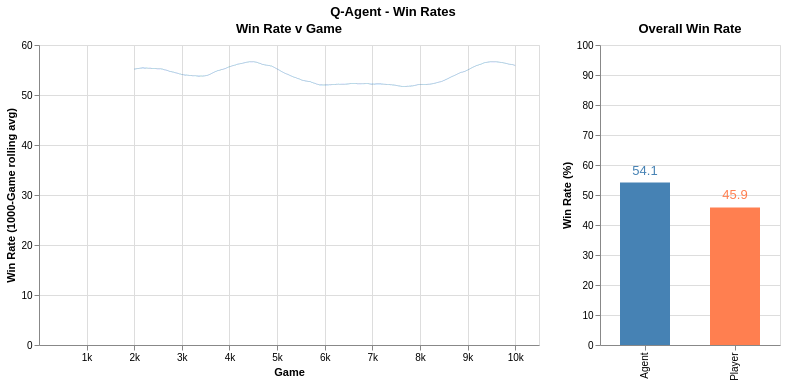

The notebook cell saved with this chart:
### Code cell
GAME_WINDOW = 100

n_games = len(q_agent_df)
agent_wr = float(q_agent_df["agent_won"].mean()) * 100
player_wr = float(q_agent_df["player_won"].mean()) * 100
avg_turns = float(q_agent_df["turns"].mean())
avg_agent_hits = float(q_agent_df["agent_hit"].mean())
avg_player_hits = float(q_agent_df["player_hit"].mean())
avg_agent_sunk = float(q_agent_df["agent_sunk"].mean())
avg_player_sunk = float(q_agent_df["player_sunk"].mean())

print(f"Games:            {n_games}")
print(f"Agent win rate:   {agent_wr:.1f}%  |  Player win rate: {player_wr:.1f}%")
print(f"Avg turns/game:   {avg_turns:.1f}")
print(
    f"Avg agent hits:   {avg_agent_hits:.1f}  |  Avg player hits: {avg_player_hits:.1f}"
)
print(
    f"Avg agent sinks:  {avg_agent_sunk:.1f}  |  Avg player sinks: {avg_player_sunk:.1f}"
)

rolling = q_agent_df.with_columns(
    [
        (pl.col("agent_won").cast(pl.Float64) * 100)
        .rolling_mean(window_size=GAME_WINDOW)
        .alias("agent_win_rate")
    ]
)

win_long = (
    rolling.select(["game", "agent_win_rate"])
    .unpivot(
        index="game",
        on=["agent_win_rate"],
        variable_name="side",
        value_name="win_rate",
    )
    .with_columns(pl.col("side").replace({"agent_win_rate": "Agent"}))
)

rolling_chart = make_chart(
    win_long,
    "win_rate",
    arg_col="game",
    window_size=GAME_WINDOW,
    stroke=0.5,
)

color_scale = alt.Scale(domain=["Agent", "Player"], range=["steelblue", "coral"])

win_summary = pl.DataFrame(
    {"side": ["Agent", "Player"], "win_rate": [agent_wr, player_wr]}
)
bar = (
    alt.Chart(win_summary)
    .mark_bar(size=50)
    .encode(
        x=alt.X("side:N", title=""),
        y=alt.Y("win_rate:Q", title="Win Rate (%)", scale=alt.Scale(domain=[0, 100])),
        color=alt.Color("side:N", scale=color_scale, legend=None),
    )
    .properties(title="Overall Win Rate", width=180, height=300)
)
bar_text = bar.mark_text(dy=-12, fontSize=13).encode(
    text=alt.Text("win_rate:Q", format=".1f")
)

title = alt.TitleParams("Q-Agent - Win Rates", anchor="middle")
c = (
    ((rolling_chart) | (bar + bar_text))
    .resolve_scale(y="independent", color="independent")
    .properties(title=title)
)
c.save(IMG_DIR / "q_agent_win_rates.png")
c.show()

### Figure 1 — Vega specification as saved in the notebook (floating-point values rounded to 4 significant figures; data arrays with more than 128 entries replaced by an {"elided": "..."} marker saying what was removed)
{"$schema": "https://vega.github.io/schema/vega/v6.json", "data": [{"name": "source_0", "values": {"elided": "10000 records"}}, {"name": "source_1"}, {"name": "data_0", "values": [{"side": "Agent", "win_rate_end": 54.15, "win_rate_start": 0.0}, {"side": "Player", "win_rate_end": 45.85, "win_rate_start": 0.0}]}, {"name": "data_1", "values": [{"side": "Agent", "win_rate": 54.15}, {"side": "Player", "win_rate": 45.85}]}, {"name": "source_0_concat_0_x_domain_game", "values": [{"min": 1, "max": 10000}]}, {"name": "source_0_concat_0_y_domain_win_rate_rolling", "values": [{"min": 51.69, "max": 56.66}]}, {"name": "data_0_concat_1_x_domain_side_0", "values": [{"side": "Agent"}, {"side": "Player"}]}, {"name": "data_1_concat_1_x_domain_side_1", "values": [{"side": "Agent"}, {"side": "Player"}]}], "signals": [{"name": "concat_0_width", "value": 500}, {"name": "concat_1_width", "value": 180}], "marks": [{"type": "group", "name": "concat_0_group", "encode": {"update": {"width": {"signal": "concat_0_width"}, "height": {"signal": "height"}}}, "marks": [{"type": "line", "name": "concat_0_marks", "from": {"data": "source_0"}, "sort": {"field": "x"}, "encode": {"update": {"defined": {"signal": "isValid(datum[\"game\"]) && isFinite(+datum[\"game\"]) && isValid(datum[\"win_rate_rolling\"]) && isFinite(+datum[\"win_rate_rolling\"])"}, "stroke": {"value": "steelblue"}, "strokeWidth": {"value": 0.5}, "x": {"field": "game", "scale": "concat_0_x"}, "y": {"field": "win_rate_rolling", "scale": "concat_0_y"}}}, "style": ["line"]}], "axes": [{"scale": "concat_0_x", "orient": "bottom", "tickCount": {"signal": "ceil(concat_0_width/40)"}, "minExtent": 0, "ticks": false, "grid": true, "gridScale": "concat_0_y", "zindex": 0, "domain": false, "aria": false, "labels": false, "maxExtent": 0}, {"scale": "concat_0_y", "orient": "left", "domain": false, "aria": false, "gridScale": "concat_0_x", "zindex": 0, "grid": true, "minExtent": 0, "labels": false, "maxExtent": 0, "ticks": false, "tickCount": {"signal": "ceil(height/40)"}}, {"scale": "concat_0_x", "orient": "bottom", "title": "Game", "zindex": 0, "labelFlush": true, "tickCount": {"signal": "ceil(concat_0_width/40)"}, "labelOverlap": true, "encode": {"labels": {"update": {"text": {"signal": "datum.value / 1000 + 'k'"}}}}, "grid": false}, {"scale": "concat_0_y", "tickCount": {"signal": "ceil(height/40)"}, "labelOverlap": true, "orient": "left", "grid": false, "title": "Win Rate (1000-Game rolling avg)", "zindex": 0}], "title": {"text": "Win Rate v Game", "frame": "group"}, "style": "cell"}, {"type": "group", "name": "concat_1_group", "encode": {"update": {"height": {"signal": "height"}, "width": {"signal": "concat_1_width"}}}, "marks": [{"type": "rect", "name": "concat_1_layer_0_marks", "from": {"data": "data_0"}, "encode": {"update": {"y": {"field": "win_rate_end", "scale": "concat_1_y"}, "y2": {"field": "win_rate_start", "scale": "concat_1_y"}, "xc": {"field": "side", "scale": "concat_1_x", "band": 0.5}, "width": {"value": 50}, "fill": {"field": "side", "scale": "concat_1_color"}}}, "style": ["bar"]}, {"type": "text", "name": "concat_1_layer_1_marks", "from": {"data": "data_1"}, "encode": {"update": {"dy": {"value": -12}, "align": {"value": "center"}, "text": {"signal": "format(datum[\"win_rate\"], \".1f\")"}, "baseline": {"value": "middle"}, "fontSize": {"value": 13}, "x": {"field": "side", "scale": "concat_1_x", "band": 0.5}, "fill": {"field": "side", "scale": "concat_1_color"}, "y": {"field": "win_rate", "scale": "concat_1_y"}}}, "style": ["text"]}], "axes": [{"scale": "concat_1_y", "domain": false, "tickCount": {"signal": "ceil(height/40)"}, "labels": false, "gridScale": "concat_1_x", "maxExtent": 0, "zindex": 0, "aria": false, "minExtent": 0, "grid": true, "ticks": false, "orient": "left"}, {"scale": "concat_1_x", "labelAngle": 270, "grid": false, "orient": "bottom", "labelAlign": "right", "labelBaseline": "middle", "zindex": 0}, {"scale": "concat_1_y", "grid": false, "tickCount": {"signal": "ceil(height/40)"}, "zindex": 0, "title": "Win Rate (%)", "labelOverlap": true, "orient": "left"}], "title": {"text": "Overall Win Rate", "frame": "group"}, "style": "cell"}], "scales": [{"name": "concat_0_x", "type": "linear", "domain": [{"signal": "(data(\"source_0_concat_0_x_domain_game\")[0] || {}).min"}, {"signal": "(data(\"source_0_concat_0_x_domain_game\")[0] || {}).max"}], "range": [0, {"signal": "concat_0_width"}], "zero": false, "domainMax": 10500}, {"name": "concat_0_y", "type": "linear", "domain": [{"signal": "(data(\"source_0_concat_0_y_domain_win_rate_rolling\")[0] || {}).min"}, {"signal": "(data(\"source_0_concat_0_y_domain_win_rate_rolling\")[0] || {}).max"}], "range": [{"signal": "height"}, 0], "nice": true, "zero": true}, {"name": "concat_1_x", "type": "band", "domain": {"fields": [{"data": "data_0_concat_1_x_domain_side_0", "field": "side"}, {"data": "data_1_concat_1_x_domain_side_1", "field": "side"}], "sort": true}, "range": [0, {"signal": "concat_1_width"}], "paddingInner": 0.1, "paddingOuter": 0.05}, {"name": "concat_1_y", "type": "linear", "domain": [0, 100], "range": [{"signal": "height"}, 0], "zero": true}, {"name": "concat_1_color", "type": "ordinal", "domain": ["Agent", "Player"], "range": ["steelblue", "coral"]}], "title": {"text": "Q-Agent - Win Rates", "anchor": "middle"}, "layout": {"padding": 20, "bounds": "full", "align": "each"}, "height": 300, "background": "white", "padding": 5}
